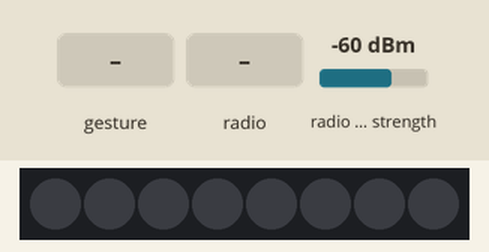
Bench run of a program on a simulated BBC micro:bit (MakeCode). Shown: 8 RGB LEDs in strip order, left to right. Inputs (shaded band) come from the test bench; at power-on: radio signal strength -60 dBm. Dim RGB values are drawn brighter than linear; no radio messages arrive unless stated (any console line starting 'radio sent:' is added by the test bench); a tilt is held for 1.5 s and a shake lasts 1 s, then the board lies face up again; what the program prints to the serial console is not drawn.

Above: at 1.2 s.
1.3 s: gesture 'shake'
At 1.9 s:
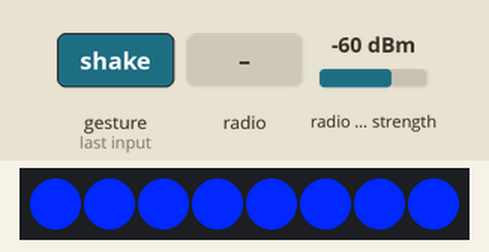
3.5 s: radio message "1" arrives
At 4.1 s:
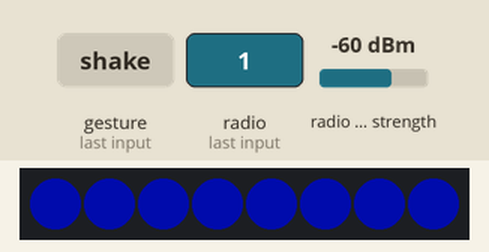
Timing chart, 0 to 6.5 s (numbered marks = the images above; inputs shaded):
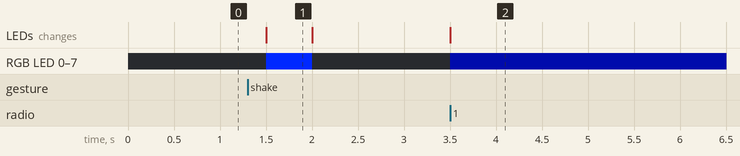

The program:

main.ts
```typescript
// (licence header left out)
// variables
let signal: number = 0
const rgbRing = neopixel.create(DigitalPin.P0, 8, NeoPixelMode.RGB)

// on start (from Micro:bit proximity beacon)
radio.setGroup(11)
radio.setTransmitPower(1)
basic.forever(function () {
  radio.sendString('1')
  basic.pause(200)
})

// On shake flash rgbRing full brightness
input.onGesture(Gesture.Shake, function () {
  rgbRing.setBrightness(255)
  rgbRing.showColor(neopixel.rgb(0, 40, 255))
  basic.pause(500)
  rgbRing.showColor(neopixel.rgb(0, 0, 0))
})

// Check recieved signal strength and if signal strength is less than -60  flash rgbRing low brightness
radio.onReceivedString(function (receivedString) {
  basic.clearScreen()
  signal = radio.receivedPacket(RadioPacketProperty.SignalStrength)
  if (signal <= -60) {
    rgbRing.setBrightness(50)
    rgbRing.showColor(neopixel.rgb(0, 20, 255))
  } else {
    rgbRing.showColor(neopixel.rgb(0, 0, 0))
  }
})
```

Measured:
- after the input at 1.3 s, RGB LED 0–7: off → RGB(0, 40, 255) after 0.20 s, → off 0.50 s later; the LEDs: change after 0.20 s (image 1)
- after the input at 3.5 s, RGB LED 0–7: off → RGB(0, 3, 49) at once; the LEDs: change at once (image 2)
- what the display in image 1 shows lasts 0.5 s, from 1.5 s to 2.0 s
